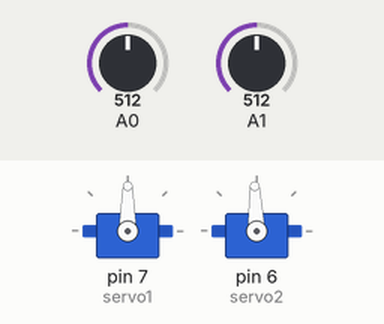
Simulated run of this sketch. Board: Arduino Uno, built with avr-gcc and run on an emulated ATmega328P. On the bench: 2 × servo. The test bench sets the inputs (shaded band); at power-on: A1 = 512, A0 = 512.

Above: at 1.2 s.
1.3 s: A1 set to 691
3.5 s: A1 set to 717
At 4.6 s:
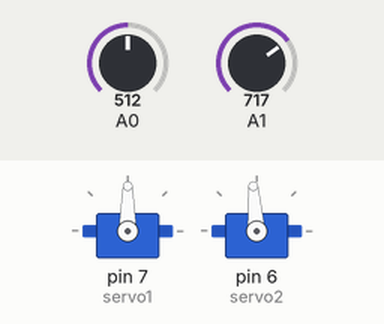
5.0 s: A0 set to 218
6.5 s: A0 set to 191
At 18.25 s:
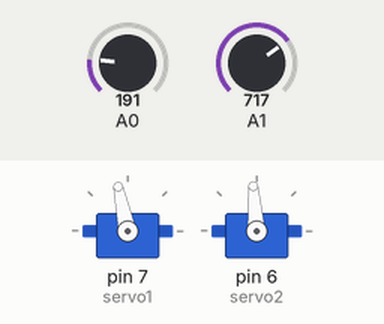
Timing chart, 0 to 18.5 s (numbered marks = the images above; inputs shaded):
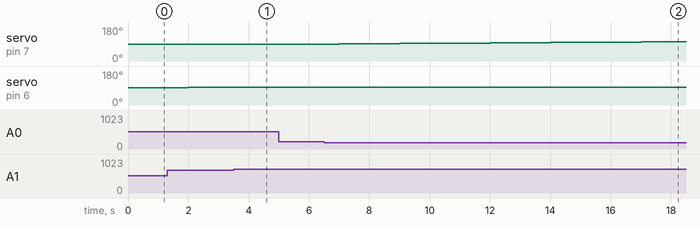

The sketch:

Proyecto_Grua.ino
```cpp
// Proyecto rua con servomotores
#include <servo.h> // Declaración de la libreria
// Definición de los servomotores
Servo servo1;
Servo servo2;
// Posición de los ejes (Empiezan en 90°)
int eje1 = 90;
int eje2 = 90;
void setup() {
  // Declaración los pines en los que se encuentran los servomotores
  servo1.attach(7);
  servo2.attach(6);
  // Posició de los ejes para que se inicializen en 90°
  servo1.write(90);
  servo2.write(90);
}
void loop() {
  // Servo 1
  if (analogRead(0) < 200 && eje1 < 180) {
    eje1++;
    servo1.write(eje1);
  }
  if (analogRead(0) > 700 && eje1 > 0) {
    eje1--;
  }
  // Servo 2
  if (analogRead(1) > 200 && eje2 < 180) {
    eje2++;
    servo2.write(eje2);
  }
  if (analogRead(1) > 700 && eje2 > 0) {
    eje2--;
    servo2.write(eje2);
  }
  delay(1000);
}
```

Measured:
- the behaviour switches between 200 and 199 on A0 (found by bisection; images 1 and 2)
- after the input at 3.5 s, servo on pin 6 (servo2): stays 94° (without the input it goes to 95° after 0.50 s)
- after the input at 5.0 s, every drawn part: stays the same
- after the input at 6.5 s, servo on pin 7 (servo1): moves from 90° to 102° over 11.0 s, starting after 0.50 s
